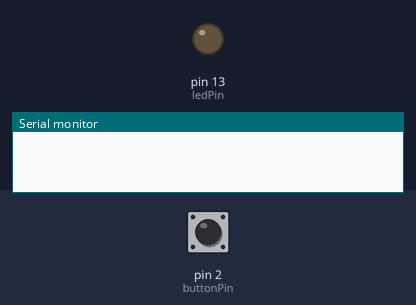
Recording of a sketch running on a simulated Arduino Uno, built with avr-gcc and run on an emulated ATmega328P. Shown: output pins drawn as LEDs (lit = HIGH), the last lines printed to the serial monitor. The test bench sets the inputs (shaded band); at power-on: pin 2 (buttonPin) HIGH.

Above: at 1.2 s.
1.3 s: pin 2 (buttonPin) pulled LOW for 0.15 s
At 2.1 s:
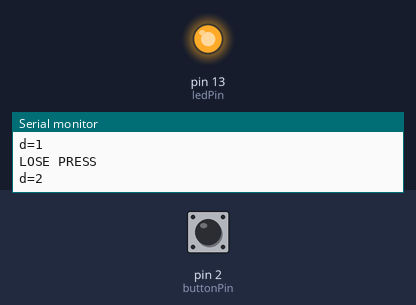
2.9 s: pin 2 (buttonPin) pulled LOW for 1 s
At 4.6 s:
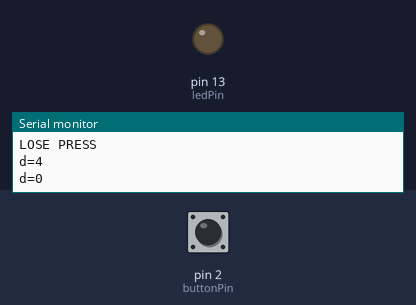
5.4 s: pin 2 (buttonPin) pulled LOW for 3.2 s
At 9.4 s:
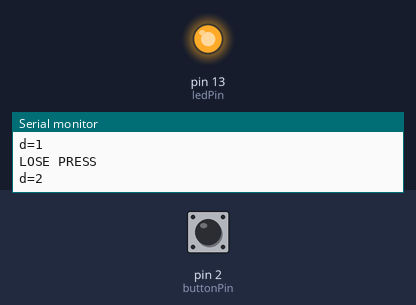
Timing chart, 0 to 10.9 s (numbered marks = the images above; inputs shaded):
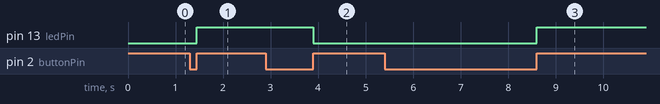

The sketch:

switch.ino
```cpp
// constants won't change. They're used here to set pin numbers:
const int buttonPin = 2;     // the number of the pushbutton pin
const int ledPin =  13;      // the number of the LED pin

// variables will change:
int buttonState = 0;         // variable for reading the pushbutton status
int a=0; //13
int b=0; //2
int c=0;//check flag
int d=0;
void setup() {
  // initialize the LED pin as an output:
  pinMode(ledPin, OUTPUT);
  // initialize the pushbutton pin as an input:
  pinMode(buttonPin, INPUT_PULLUP);
  Serial.begin(9600);
}

void loop() {
  // read the state of the pushbutton value:
  buttonState = digitalRead(buttonPin);
  a= digitalRead(ledPin);
  b = digitalRead(buttonPin);

  // check if the pushbutton is pressed. If it is, the buttonState is HIGH:
  if (buttonState == LOW&&c==0) {
    Serial.println("PRESS");
    delay(1);
    c=1;
 d++;
  Serial.print("d=");
   Serial.println(d);
    delay(1);
    }
    else if(buttonState == HIGH&&c==1){
      Serial.println("LOSE PRESS");
     delay(1);
      c=0;
      d++;
      Serial.print("d=");
   Serial.println(d);
      }
if(d==2){
  digitalWrite(13,HIGH);
  }
  else if(d==4){
     digitalWrite(13,LOW);
     d=0;
     Serial.print("d=");
   Serial.println(d);
    }
}
```

Measured:
- after the input at 1.3 s, pin 13 (ledPin): LOW → HIGH after 0.15 s
- after the input at 2.9 s, pin 13 (ledPin): HIGH → LOW after 1.0 s
- after the input at 5.4 s, pin 13 (ledPin): LOW → HIGH after 3.2 s
